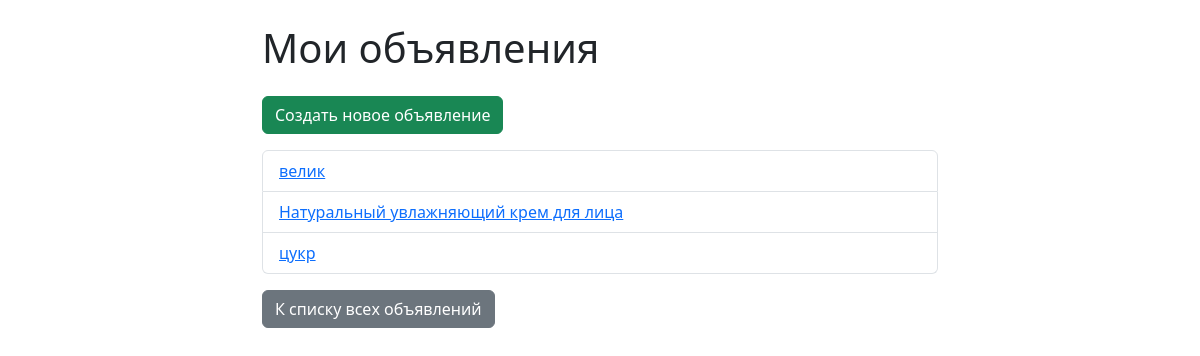
The page /ads/my/ (signed in) on the database as committed earlier.
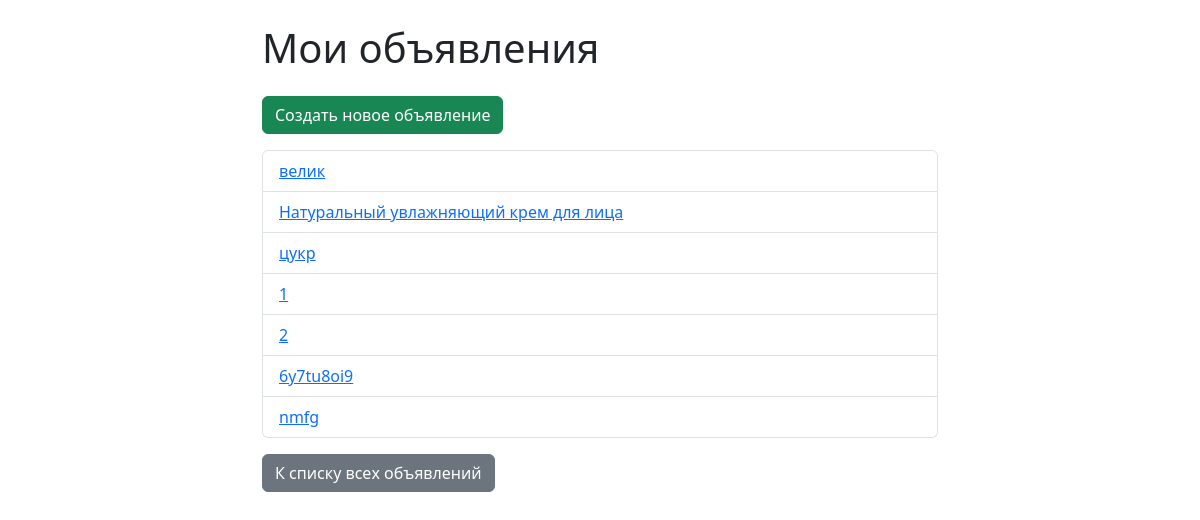
The same page on the database as committed later.
### ads/models.py (models this page shows, shortened)
class Ad(models.Model):
    bookmarks = models.ManyToManyField(settings.AUTH_USER_MODEL, related_name='bookmarked_ads', blank=True)
    views = models.PositiveIntegerField(default=0)  # счетчик просмотров
    created_at = models.DateTimeField(auto_now_add=True)
    updated_at = models.DateTimeField(auto_now=True)
    tags = models.ManyToManyField('Tag', blank=True, related_name='ads')
    title = models.CharField("Заголовок", max_length=255)
    description = models.TextField("Описание")
    price = models.DecimalField("Цена", max_digits=10, decimal_places=2)
    city = models.CharField("Город", max_length=100)
    author = models.ForeignKey(
        settings.AUTH_USER_MODEL,
        on_delete=models.CASCADE,
        related_name='ads',
        verbose_name="Автор"
    )
    category = models.ForeignKey(
        Category,
        on_delete=models.SET_NULL,
        null=True,
        blank=True,
        related_name='ads',
        verbose_name="Категория"
    )
    slug = models.SlugField(max_length=255, null=True, blank=True, unique=True)
    created_at = models.DateTimeField("Дата создания", auto_now_add=True)

### ads/views.py (the view)
# urls.py: path('my/', views.my_ads, name='my_ads'),
@login_required
def my_ads(request):
    ads = Ad.objects.filter(author=request.user)
    return render(request, 'ads/my_ads.html', {'ads': ads})

### ads/templates/ads/my_ads.html (shortened to what this page needs)
<!DOCTYPE html>
<html lang="ru">
<head>
    <link href="https://cdn.jsdelivr.net/npm/bootstrap@5.3.0/dist/css/bootstrap.min.css" rel="stylesheet">
</head>
<body>
<div class="container mt-4" style="max-width: 700px;">
    <h1 class="mb-4">Мои объявления</h1>
    <a href="{% url 'ad_create' %}" class='btn btn-success mb-3'>Создать новое объявление</a>
    {% if ads %}
        <ul class='list-group'>
            {% for ad in ads %}
                {% if ad.slug %}
                    <li class='list-group-item'>
                        <a href="{% url 'ad_detail' slug=ad.slug %}">{{ ad.title }}</a>
                    </li>
                {% endif %}
            {% endfor %}
        </ul>
    {% else %}
        <p>У вас пока нет объявлений.</p>
    {% endif %}
    <p class='mt-3'><a href="{% url 'ad_list' %}" class='btn btn-secondary'>К списку всех объявлений</a></p>
</div>
</body>
</html>

Rows that differ between the two databases and show on the page:
added Ad: title "1"
added Ad: title "2"
added Ad: title "6y7tu8oi9"
added Ad: title "nmfg"
